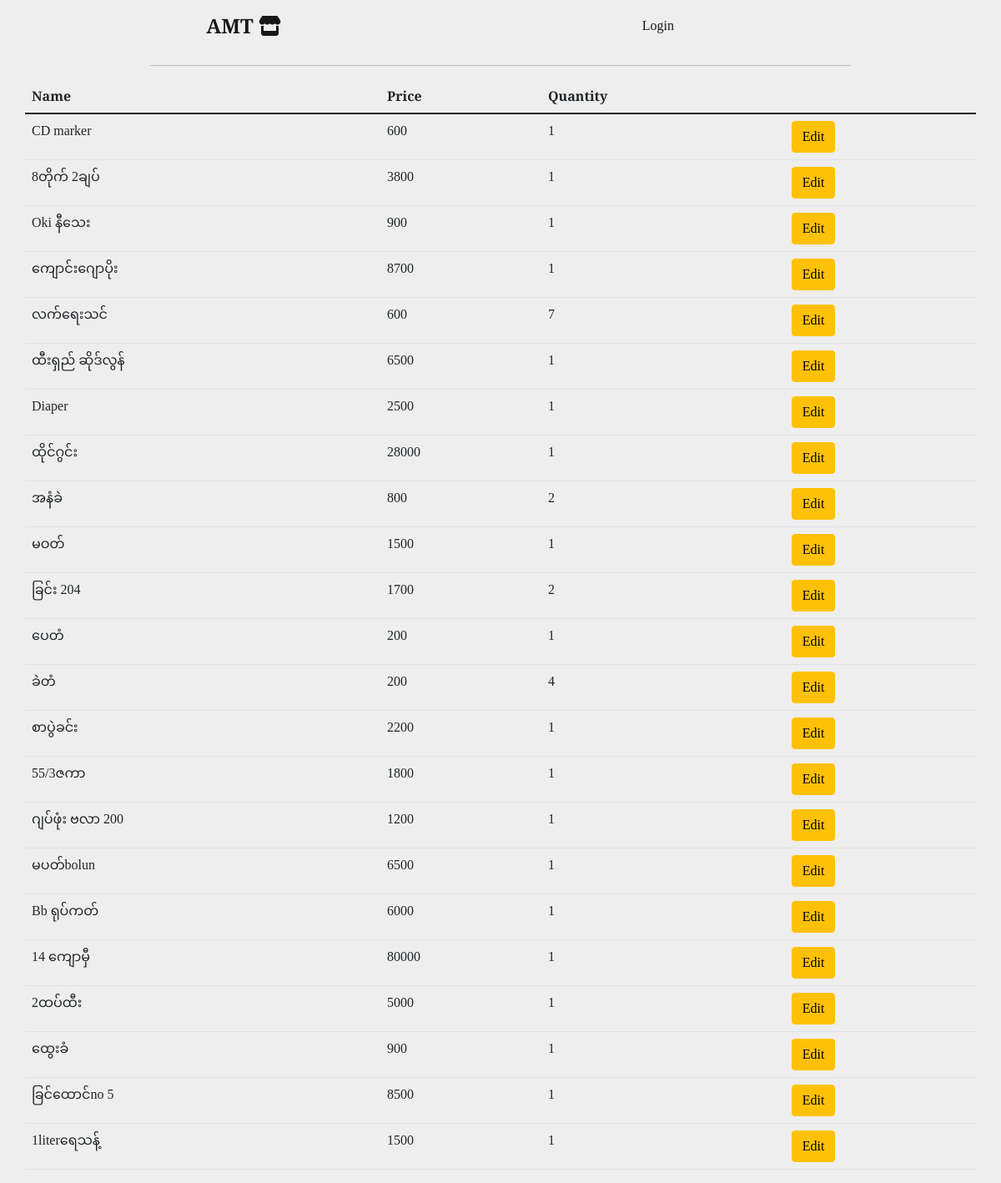
The page /sold_items/2022-05-21 on the database its author committed.
### main.py (models this page shows)
class Sale(db.Model):
    id = db.Column(db.Integer, primary_key=True)
    name = db.Column(db.String(100), nullable=False, unique=False)
    purchased_price = db.Column(db.Float, nullable=False)
    price = db.Column(db.Float, nullable=False)
    total = db.Column(db.Float, nullable=False)
    quantity = db.Column(db.Float, nullable=False)
    date = db.Column(db.Date, nullable=False, unique=False)

### main.py (the view)
@app.route('/sold_items/<date>')
def sold_items(date):
    daily_sold_items = Sale.query.filter_by(date=date).all()
    return render_template('sold_items.html', items=daily_sold_items)

### templates/sold_items.html
{% include 'header.html' %}
<table class="table container">
    <thead>
    <tr>
        <th scope="col">Name</th>
        <th scope="col">Price</th>
        <th scope="col">Quantity</th>
    </tr>
    </thead>
    {% for item in items: %}
    <tr>
        <td>{{ item.name}}</td>
        <td>{% if (item.price/item.quantity).is_integer() %}
            {{ (item.price/item.quantity)|int }}
            {% else %}
            {{ (item.price/item.quantity) }}
            {% endif %}
        </td>
        <td>{{ item.quantity|int }}</td>
        <td><a href="{{ url_for('edit_sold_items', item_id=item.id) }}" class="btn btn-warning">Edit</a></td>
    </tr>
    {% endfor %}
</table>
{% include 'footer.html' %}

### static/css/styles.css (style rules this page uses)
body { background-color: #EEEEEE; font-family: 'Merriweather', serif; }
a { text-decoration: none; color: white; }

### rows shown on the page
Sale: name "CD marker", (item.price/item.quantity)|int "600", quantity "1"
Sale: name "8တိုက် 2ချပ်", (item.price/item.quantity)|int "3800", quantity "1"
Sale: name "Oki နီသေး", (item.price/item.quantity)|int "900", quantity "1"
Sale: name "ကျောင်းဂျောပိုး", (item.price/item.quantity)|int "8700", quantity "1"
Sale: name "လက်ရေးသင်", (item.price/item.quantity)|int "600", quantity "7"
Sale: name "ထီးရှည် ဆိုဒ်လွန်", (item.price/item.quantity)|int "6500", quantity "1"
Sale: name "Diaper", (item.price/item.quantity)|int "2500", quantity "1"
Sale: name "ထိုင်ဂွင်း", (item.price/item.quantity)|int "28000", quantity "1"
Sale: name "အနံခဲ", (item.price/item.quantity)|int "800", quantity "2"
Sale: name "မဝတ်", (item.price/item.quantity)|int "1500", quantity "1"
Sale: name "ခြင်း 204", (item.price/item.quantity)|int "1700", quantity "2"
Sale: name "ပေတံ", (item.price/item.quantity)|int "200", quantity "1"
Sale: name "ခဲတံ", (item.price/item.quantity)|int "200", quantity "4"
Sale: name "စာပွဲခင်း", (item.price/item.quantity)|int "2200", quantity "1"
Sale: name "55/3ဇကာ", (item.price/item.quantity)|int "1800", quantity "1"
Sale: name "ဂျပ်ဖုံး ဗလာ 200", (item.price/item.quantity)|int "1200", quantity "1"
Sale: name "မပတ်bolun", (item.price/item.quantity)|int "6500", quantity "1"
Sale: name "Bb ရုပ်ကတ်", (item.price/item.quantity)|int "6000", quantity "1"
Sale: name "14 ကျောမှီ", (item.price/item.quantity)|int "80000", quantity "1"
Sale: name "2ထပ်ထီး", (item.price/item.quantity)|int "5000", quantity "1"
Sale: name "ထွေးခံ", (item.price/item.quantity)|int "900", quantity "1"
Sale: name "ခြင်ထောင်no 5", (item.price/item.quantity)|int "8500", quantity "1"
Sale: name "1literရေသန့်", (item.price/item.quantity)|int "1500", quantity "1"
